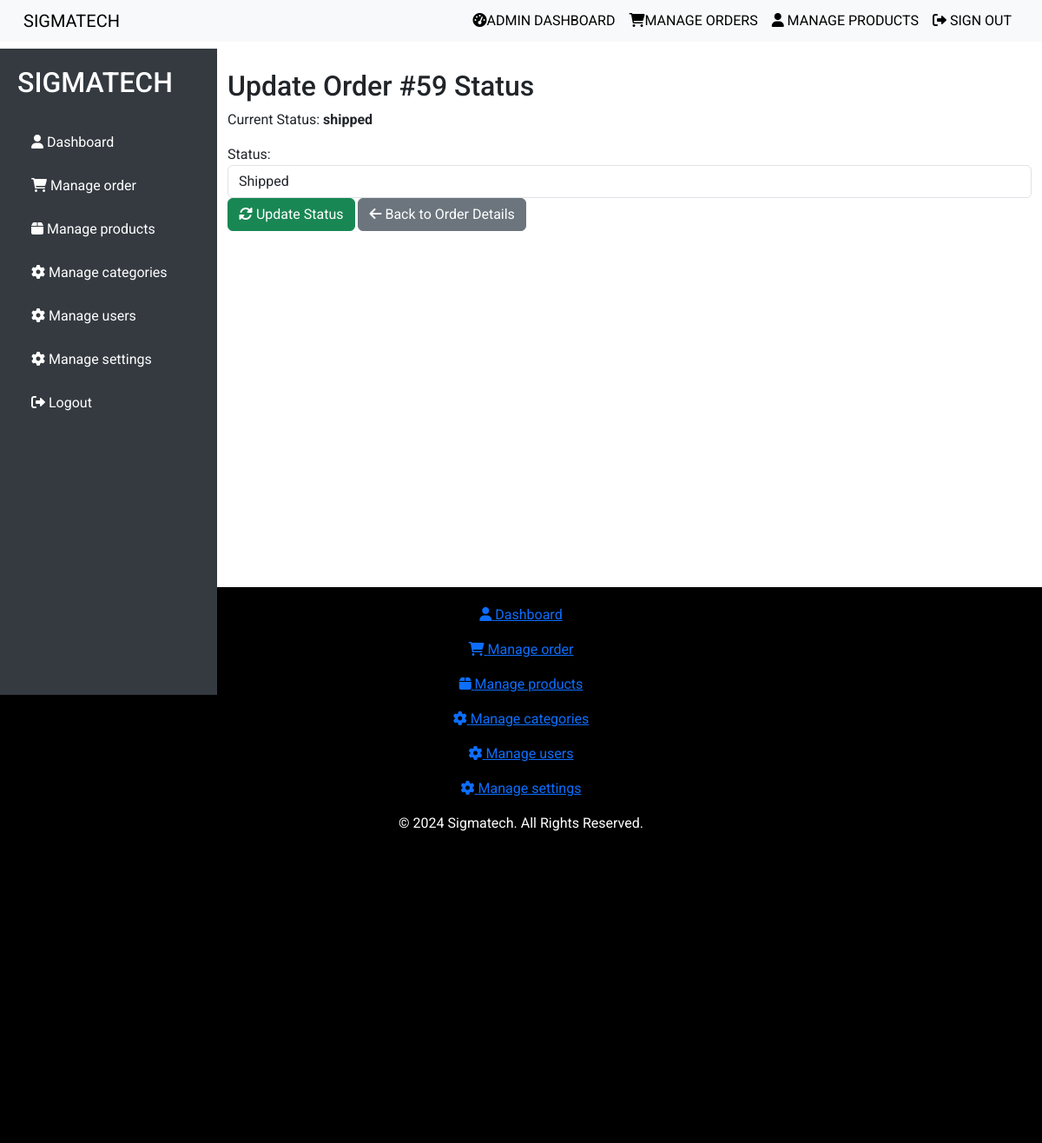
/admin_panel/order/59/update-status/ (signed in), run on the app's committed database.
### order/models.py (models this page shows, shortened)
class Order(models.Model):
    STATUS_CHOICES = [
        ('pending', 'Pending'),
        ('processing', 'Processing'),
        ('shipped', 'Shipped'),
        ('delivered', 'Delivered'),
        ('canceled', 'Canceled'),
    ]
    user = models.ForeignKey(settings.AUTH_USER_MODEL, on_delete=models.CASCADE)
    cart = models.OneToOneField(Cart, on_delete=models.CASCADE)
    status = models.CharField(max_length=20, choices=STATUS_CHOICES, default='pending')
    created_at = models.DateTimeField(auto_now_add=True)
    updated_at = models.DateTimeField(auto_now=True)

### admin_panel/views.py (the view)
# urls.py: path('order/<int:order_id>/update-status/', admin_update_order_status, name='admin_update_order_status'),
@user_passes_test(admin_only)
def admin_update_order_status(request, order_id):
    order = get_object_or_404(Order, id=order_id)  # Fetch the order by ID
    if request.method == 'POST':
        form = OrderStatusForm(request.POST, instance=order)
        if form.is_valid():
            order = form.save(commit=False)  # Save but don't commit to the DB yet
            order.updated_at = timezone.now()  # Update the `updated_at` field
            order.save()  # Now save the order
            send_mail(
                subject=f'Order #{order.id} Status Update',
                message=f'Hello {order.user.username},\n\nYour order #{order.id} has been {order.status}.\n\nThank you for shopping with us!',
                from_email=settings.DEFAULT_FROM_EMAIL,
                recipient_list=[order.user.email],
                fail_silently=False,
            )
            channel_layer = get_channel_layer()
            async_to_sync(channel_layer.group_send)(
                'orders_group',  # Broadcast to the group users are connected to
                {
                    'type': 'order_status_update',
                    'order_id': order.id,
                    'order_status': order.status
                }
            )
            messages.success(request, f"Order {order.id} status updated to {order.status}.")
            return redirect('admin_panel:admin_view_order', order_id=order.id)  # Redirect back to order details
    else:
        form = OrderStatusForm(instance=order)
    context = {
        'order': order,
        'form': form,
    }
    return render(request, 'admin_panel/update_order_status.html', context)

### dashboard/forms.py
class OrderStatusForm(forms.ModelForm):
    class Meta:
        model = Order
        fields = ['status']  # Only allow updating the status field
        widgets = {
            'status': forms.Select(attrs={'class': 'form-control'}),
        }

### admin_panel/views.py (called while the page is built)
def admin_only(user):
    return user.is_superuser

### admin_panel/templates/admin_panel/update_order_status.html (shortened to what this page needs)
{% extends 'admin_panel/base1.html' %}
{% block content %}
<div class="container-fluid mt-4">
    <h2>Update Order #{{ order.id }} Status</h2>
    <p>Current Status: <strong>{{ order.status }}</strong></p>
    <form method="post">
        <div class="form-group">
            {{ form.status.label_tag }}
            {{ form.status }}
        </div>
        <button type="submit" class="btn btn-success">
            <i class="fas fa-sync-alt"></i> Update Status
        </button>
        <a href="{% url 'admin_panel:admin_view_order' order.id %}" class="btn btn-secondary">
            <i class="fas fa-arrow-left"></i> Back to Order Details
        </a>
    </form>
</div>
{% endblock %}

### static/css/styles.css (style rules this page uses)
:root { --primary-color: #007bff; --secondary-color: #495057; --light-color: #f8f9fa; --dark-color: #343a40; }
body { display: flex; flex-direction: column; min-height: 75vh; font-family: 'Roboto', sans-serif; height: 100%; margin: 0; flex-direction: column; }
html, body { height: 100%; }

### static/css/admindashboard.css (style rules this page uses)
body { font-family: 'Roboto', sans-serif; margin: 0; padding: 0; min-height: 75vh; display: flex; flex-direction: column; height: 100%; display: flex; flex-direction: column; }

### data on the page
Order: id "59", status "shipped", status "Shipped"
